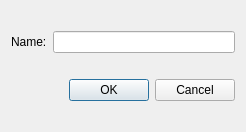
<?xml version="1.0" encoding="UTF-8"?>
<ui version="4.0">
 <class>Dialog</class>
 <widget class="QDialog" name="Dialog">
  <property name="geometry">
   <rect>
    <x>0</x>
    <y>0</y>
    <width>246</width>
    <height>132</height>
   </rect>
  </property>
  <property name="windowTitle">
   <string>Dialog</string>
  </property>
  <layout class="QVBoxLayout" name="verticalLayout">
   <item>
    <layout class="QHBoxLayout" name="horizontalLayout">
     <item>
      <widget class="QLabel" name="label">
       <property name="text">
        <string>Name:</string>
       </property>
      </widget>
     </item>
     <item>
      <widget class="QLineEdit" name="lineEdit"/>
     </item>
    </layout>
   </item>
   <item>
    <layout class="QHBoxLayout" name="horizontalLayout_2">
     <item>
      <spacer name="horizontalSpacer">
       <property name="orientation">
        <enum>Qt::Horizontal</enum>
       </property>
       <property name="sizeHint" stdset="0">
        <size>
         <width>40</width>
         <height>20</height>
        </size>
       </property>
      </spacer>
     </item>
     <item>
      <widget class="QPushButton" name="pushButton">
       <property name="text">
        <string>OK</string>
       </property>
      </widget>
     </item>
     <item>
      <widget class="QPushButton" name="pushButton_2">
       <property name="text">
        <string>Cancel</string>
       </property>
      </widget>
     </item>
    </layout>
   </item>
  </layout>
 </widget>
 <layoutdefault spacing="6" margin="11"/>
 <resources/>
 <connections>
  <connection>
   <sender>pushButton_2</sender>
   <signal>clicked()</signal>
   <receiver>Dialog</receiver>
   <slot>close()</slot>
   <hints>
    <hint type="sourcelabel">
     <x>194</x>
     <y>95</y>
    </hint>
    <hint type="destinationlabel">
     <x>212</x>
     <y>123</y>
    </hint>
   </hints>
  </connection>
  <connection>
   <sender>pushButton</sender>
   <signal>clicked()</signal>
   <receiver>Dialog</receiver>
   <slot>accept()</slot>
   <hints>
    <hint type="sourcelabel">
     <x>102</x>
     <y>100</y>
    </hint>
    <hint type="destinationlabel">
     <x>78</x>
     <y>118</y>
    </hint>
   </hints>
  </connection>
 </connections>
</ui>
